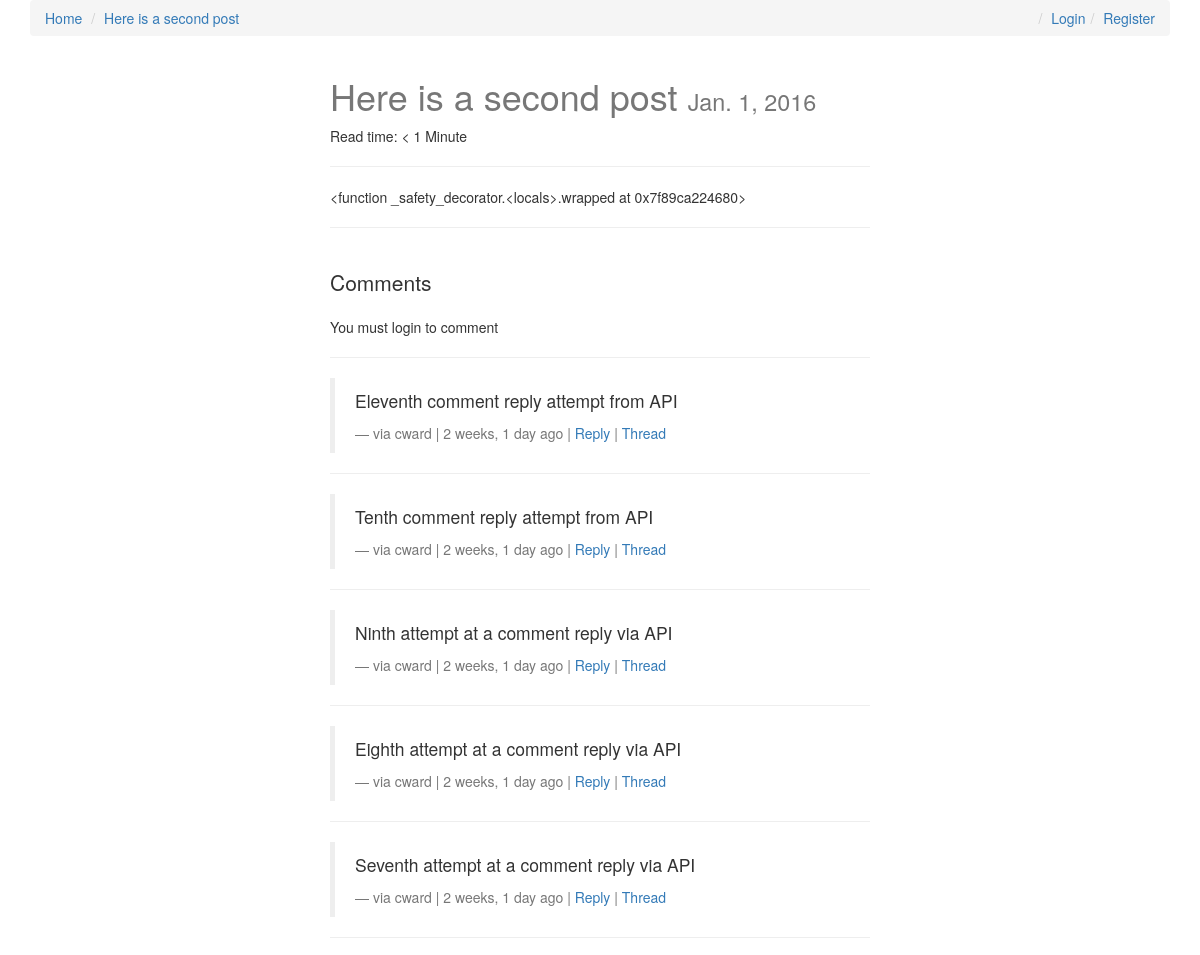
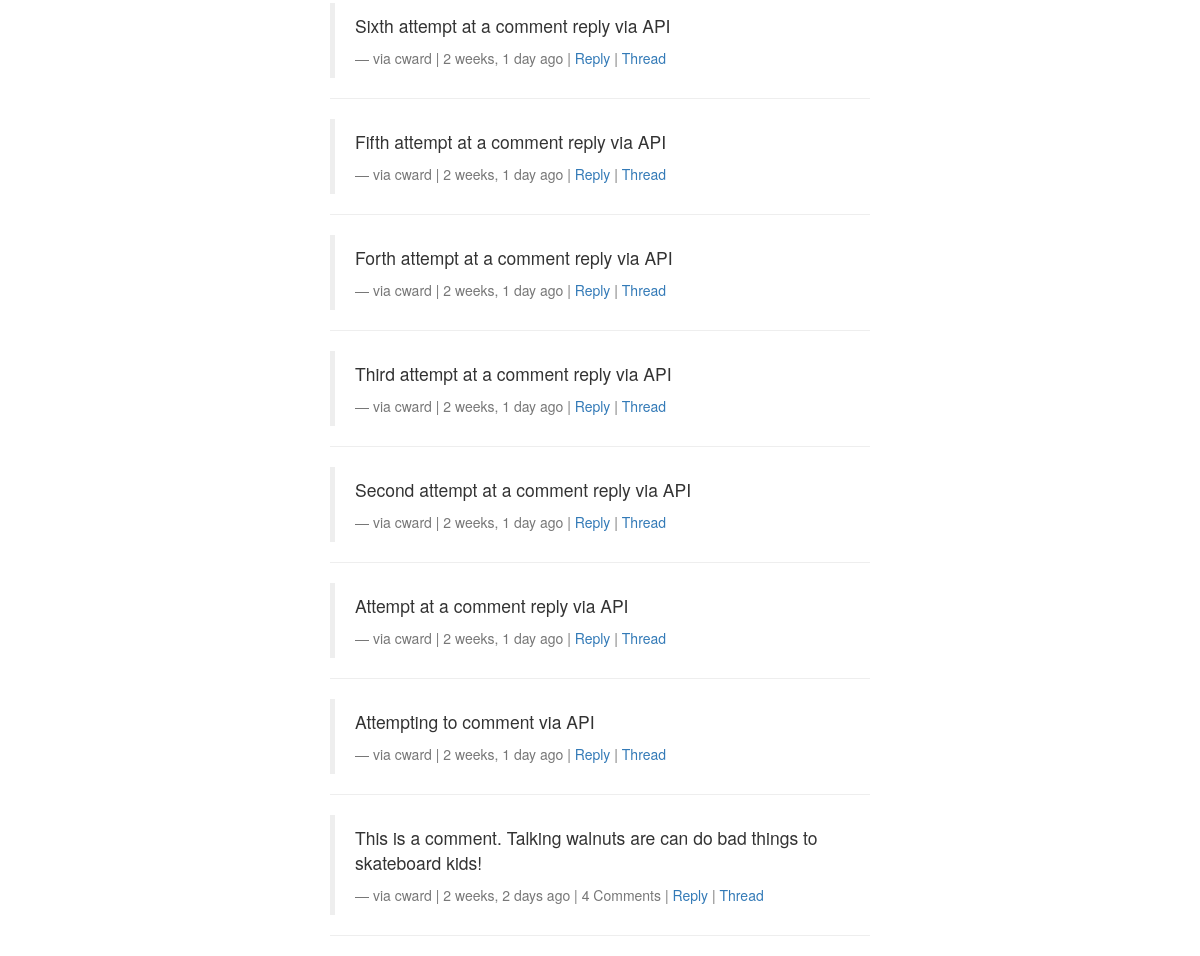
Page /here-is-a-second-post/ on the earlier database version (2 pictures, top to bottom).
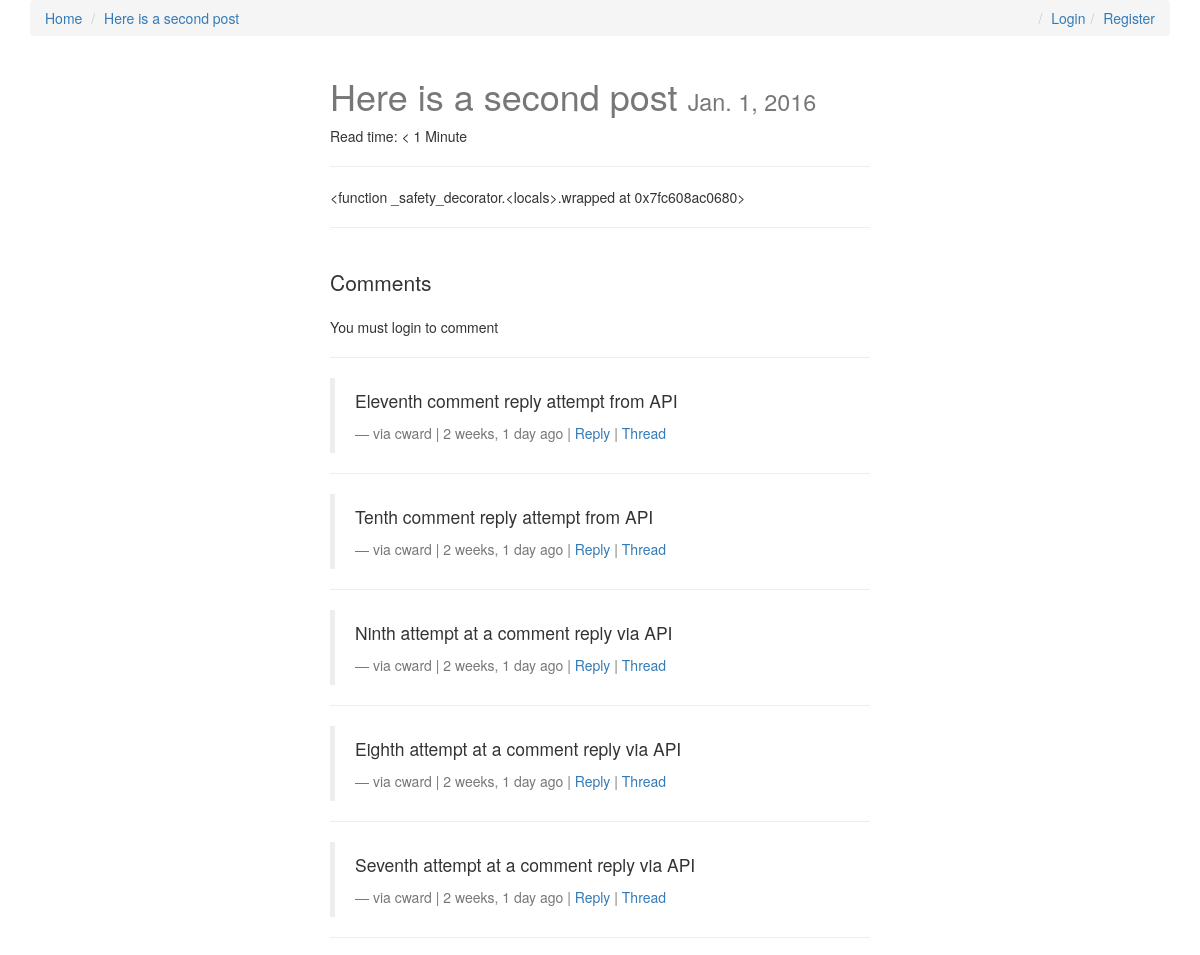
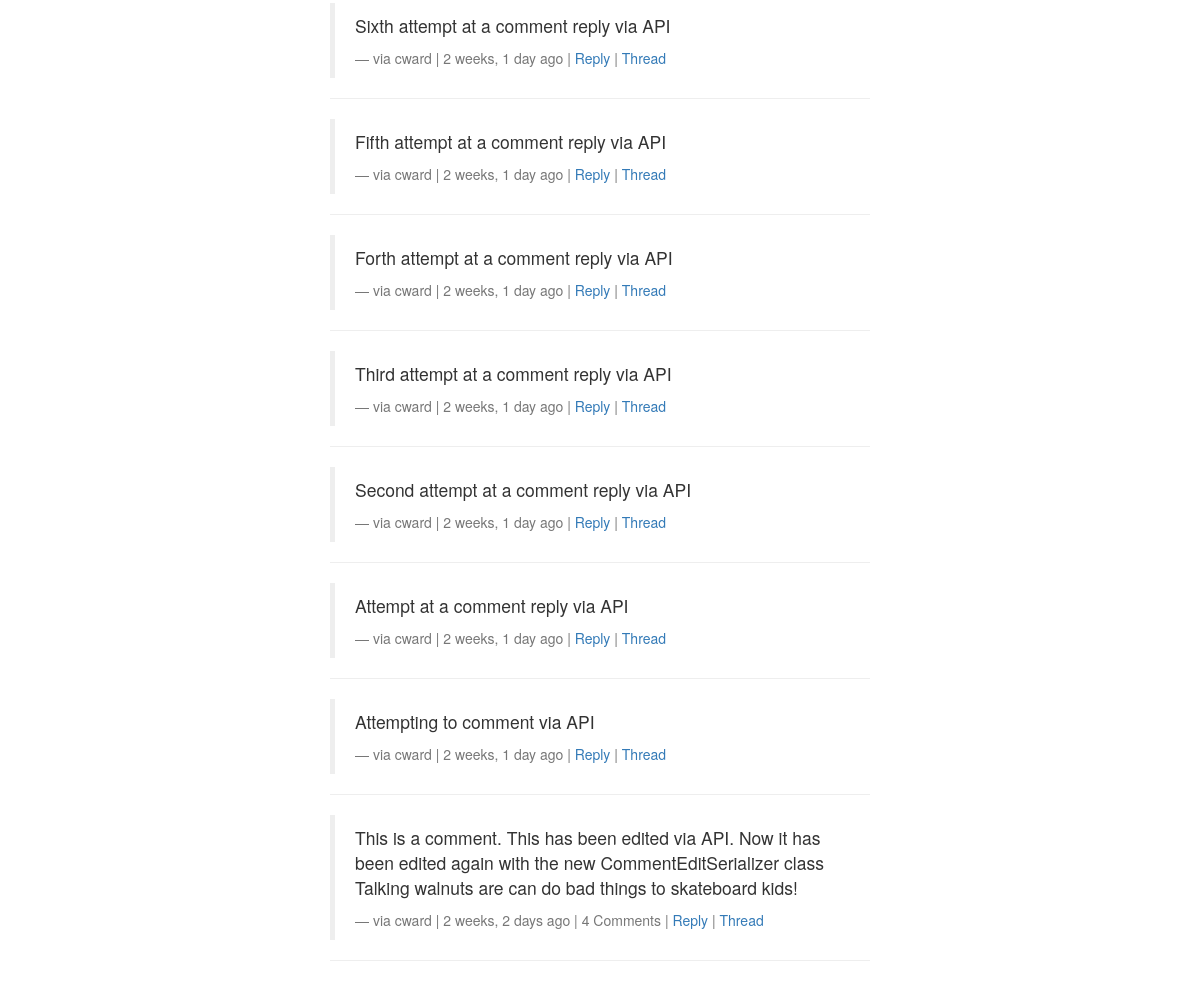
Same page on the later database version (2 pictures, top to bottom).
### posts/models.py (models this page shows, shortened)
class Post(models.Model):
    user = models.ForeignKey(settings.AUTH_USER_MODEL, default=1)
    title = models.CharField(max_length=120)
    slug = models.SlugField(unique=True)
    image = models.ImageField(upload_to=upload_location,
            null=True,
            blank=True,
            width_field="width_field",
            height_field="height_field")
    height_field = models.IntegerField(default=0)
    width_field = models.IntegerField(default=0)
    content = models.TextField()
    draft = models.BooleanField(default=False)
    publish = models.DateField(auto_now=False, auto_now_add=False)
    read_time =  models.IntegerField(default=0) # models.TimeField(null=True, blank=True) #assume minutes
    updated = models.DateTimeField(auto_now=True, auto_now_add=False)
    timestamp = models.DateTimeField(auto_now=False, auto_now_add=True)
    objects = PostManager()
    def get_absolute_url(self):
        return reverse("posts:detail", kwargs={"slug": self.slug})
    class Meta:
        ordering = ["-timestamp", "-updated"]
    def get_markdown(self):
        content = self.content
        markdown_text = markdown(content)
        return mark_safe(markdown_text)
    @property
    def comments(self):
        instance = self
        qs = Comment.objects.filter_by_instance(instance)
        return qs
    @property
    def get_content_type(self):
        instance = self
        content_type = ContentType.objects.get_for_model(instance.__class__)
        return content_type

### comments/models.py (models this page shows, shortened)
class Comment(models.Model):
    user        = models.ForeignKey(settings.AUTH_USER_MODEL, default=1)
    content_type = models.ForeignKey(ContentType, on_delete=models.CASCADE)
    object_id = models.PositiveIntegerField()
    content_object = GenericForeignKey('content_type', 'object_id')
    parent      = models.ForeignKey("self", null=True, blank=True)
    content     = models.TextField()
    timestamp   = models.DateTimeField(auto_now_add=True)
    objects = CommentManager()
    class Meta:
        ordering = ['-timestamp']
    def get_absolute_url(self):
        return reverse("comments:thread", kwargs={"id": self.id})
    def children(self): #replies
        return Comment.objects.filter(parent=self)

### posts/views.py (the view, shortened to what this page needs)
# urls.py: url(r'^(?P<slug>[\w-]+)/$', post_detail, name='detail'),
def post_detail(request, slug=None):
	instance = get_object_or_404(Post, slug=slug)
	if instance.publish > timezone.now().date() or instance.draft:
		if not request.user.is_staff or not request.user.is_superuser:
			raise Http404
	share_string = quote_plus(instance.content)
	initial_data = {
			"content_type": instance.get_content_type,
			"object_id": instance.id
	}
	form = CommentForm(request.POST or None, initial=initial_data)
	comments = instance.comments
	context = {
		"title": instance.title,
		"instance": instance,
		"share_string": share_string,
		"comments": comments,
		"comment_form":form,
	}
	return render(request, "post_detail.html", context)

### comments/models.py (called while the page is built)
    def filter_by_instance(self, instance):
        content_type = ContentType.objects.get_for_model(instance.__class__)
        obj_id = instance.id
        qs = super(CommentManager, self).filter(content_type=content_type, object_id= obj_id).filter(parent=None)
        return qs

### posts/templatetags/urlify.py (called while the page is built)
@register.filter
def urlify(value):
    return quote_plus(value)

### templates/post_detail.html (shortened to what this page needs)
{% extends "base.html" %}
{% load urlify %}
{% load crispy_forms_tags %}
 {% block post_detail_link %}
  <li><a href='{{ instance.get_absolute_url }}'>{{ instance.title }}</a></li>
  {% endblock %}
{% block content %}
<div class='col-sm-6 col-sm-offset-3'>
<h1>{{ title }} <small>{% if instance.draft %}<span style='color:red;'>Draft</span> {% endif %}{{ instance.publish }}</small></h1>
<p>Read time: {% if instance.read_time <= 1 %} < 1 Minute {% else %}{{ instance.read_time }} minutes {% endif %}</p>
<p><div class="fb-like" data-href="{{ request.build_absolute_uri }}" data-layout="button_count" data-action="like" data-show-faces="true" data-share="true"></div>
<hr/>
</p>
<div class='row'>
<div class='col-sm-12 '>
   <div class='post-detail-item'>{{ instance.get_markdown }}</div>
    <hr/>
    <br/>
    <div>
        <p class='lead'>Comments</p>
        {% if request.user.is_authenticated %}
        <form method="POST" action="."> {% csrf_token %}
            {{ comment_form|crispy }}
            <input type='submit' value='Post comment' class='btn btn-default'>
        </form>
        {% else %}
        <p>You must login to comment </p>
        {% endif %}
        <hr/>
        {% for comment in comments %}
        <blockquote>
          <p>{{ comment.content }}</p>
          <footer>via {{ comment.user }} | {{ comment.timestamp|timesince }} ago | {% if comment.children.count > 0 %}{{ comment.children.count }} Comment{% if comment.children.count > 1 %}s{% endif %} | {% endif %} <a class='comment-reply-btn' href='#'>Reply</a> | <a class='' href='{{ comment.get_absolute_url }}'>Thread</a></footer>
        </blockquote>
        <hr/>
        {% endfor %}
    </div>
</div>
</div>
</div>
{% endblock content %}

### templates/base.html (shortened to what this page needs)
{% load staticfiles %}
<html>
<head>
<link rel="stylesheet" href="https://maxcdn.bootstrapcdn.com/bootstrap/3.3.6/css/bootstrap.min.css">
<link rel="stylesheet" href="https://maxcdn.bootstrapcdn.com/bootstrap/3.3.6/css/bootstrap-theme.min.css">
<link rel='stylesheet' href='https://maxcdn.bootstrapcdn.com/font-awesome/4.5.0/css/font-awesome.min.css' >
<link rel='stylesheet' href='{% static "css/base.css" %}' />
</head>
<body>
<div class='container'>
    <ol class='breadcrumb'>
        <li><a href='{% url "posts:list" %}'>Home</a></li>
        {% block post_detail_link %}
        {% endblock %}
        {% if not request.user.is_authenticated %}
        <li class='pull-right'><a href='{% url "register" %}'>Register</a></li>
        <li class='pull-right'><a href='{% url "login" %}'>Login</a></li>
        {% else %}
        <li class='pull-right'><a href='{% url "logout" %}'>Logout</a></li>
        {% endif %}
    </ol>
{% block content %}{% endblock content %}
</div>
</body>
</html>

### static/css/base.css (style rules this page uses)
h1 { color: #777777; }

Differences in the rows shown:
computed for Post "Here is a second post": get_markdown "<function _safety_decorator.<locals>.wrapped at 0x7f89ca224680>" → "<function _safety_decorator.<locals>.wrapped at 0x7fc608ac0680>"
changed Comment: content "This is a comment. Talking walnuts are can do bad things to skateboard kids!" → "This is a comment. This has been edited via API. Now it has been edited again with the new CommentEditSerializer class Talking walnuts are can…"
